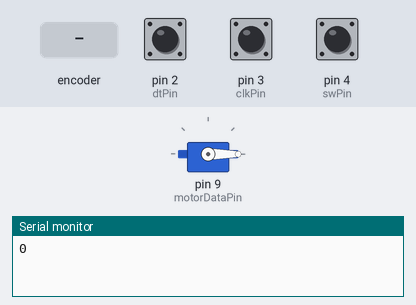
Bench run of a sketch on a simulated Arduino Uno, built with avr-gcc and run on an emulated ATmega328P. Shown: servo, the last lines printed to the serial monitor. The test bench sets the inputs (shaded band); at power-on: pin 4 (swPin) HIGH, pin 2 (dtPin) HIGH, pin 3 (clkPin) HIGH.

Above: at 1.2 s.
1.3 s: rotary encoder on pin 3 (clkPin) / pin 2 (dtPin) turned 3 steps (first pin leading)
At 2.3 s:
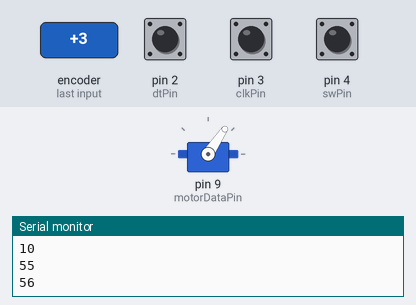
3.4 s: pin 4 (swPin) pulled LOW for 0.15 s
At 4.1 s:
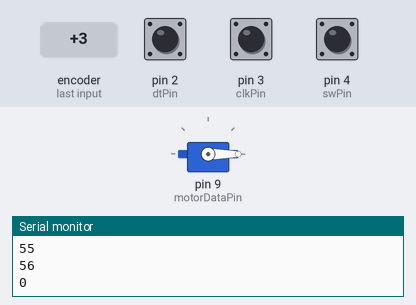
Timing chart, 0 to 6.4 s (numbered marks = the images above; inputs shaded):
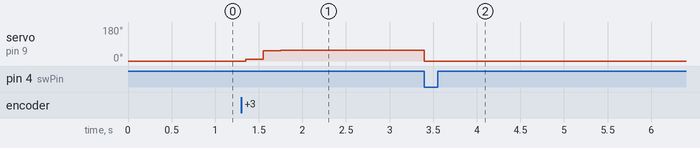

The sketch:

testMotor.ino
```cpp
#include <Servo.h>

// usually the rotary encoders three pins have the ground pin in the middle
enum PinAssignments {
  dtPin = 2,   // right (labeled DT on our decoder, yellow wire)
  clkPin = 3,   // left (labeled CLK on our decoder, green wire)
  swPin = 4,    // switch (labeled SW on our decoder, orange wire)
  motorDataPin = 9,
  motorVccPin = 13
};

volatile unsigned int encoderMin = 53;
volatile unsigned int encoderMax = 180;
Servo myservo;

volatile unsigned int encoderPos = 53;  // a counter for the dial
unsigned int lastReportedPos = 1;   // change management
static boolean rotating = false;      // debounce management

// interrupt service routine vars
boolean A_set = false;
boolean B_set = false;


void setup() {
  TCCR1B = TCCR1B & 0b11111000 | 0x02;
  pinMode(dtPin, INPUT_PULLUP); // new method of enabling pullups
  pinMode(clkPin, INPUT_PULLUP);
  pinMode(swPin, INPUT_PULLUP);
  //pinMode(motorVccPin, OUTPUT);

  //digitalWrite(motorVccPin, HIGH);

  // encoder pin on interrupt 0 (pin 2)
  attachInterrupt(0, doEncoderA, CHANGE);
  // encoder pin on interrupt 1 (pin 3)
  attachInterrupt(1, doEncoderB, CHANGE);
  myservo.attach(motorDataPin);
  myservo.write(0);

  Serial.begin(9600);  // output
/*
 Serial.println("Now writing maximum output.");
  Serial.println("Turn on power source, then wait 2 seconds and press any key.");
  myservo.writeMicroseconds(2000);

  // Wait for input
  while (!Serial.available());
  Serial.read();

  // Send min output
  Serial.println("Sending minimum output");
  myservo.writeMicroseconds(1200);
*/
}

// main loop, work is done by interrupt service routines, this one only prints stuff
void loop() {
  rotating = true;  // reset the debouncer

  if (lastReportedPos != encoderPos) {
    unsigned int encoderVal2use = (encoderPos == 53?0:(encoderPos == 54?10:encoderPos));
    Serial.println(encoderVal2use, DEC);
    lastReportedPos = encoderPos;
    myservo.write(encoderVal2use);
  }
  if (digitalRead(swPin) == LOW )  {
    encoderPos = encoderMin;
  }
}

// Interrupt on A changing state
void doEncoderA(){
  // debounce
  if ( rotating ) delay (1);  // wait a little until the bouncing is done

  // Test transition, did things really change?
  if( digitalRead(dtPin) != A_set ) {  // debounce once more
    A_set = !A_set;

    // adjust counter + if A leads B
    if ( A_set && !B_set && encoderPos > encoderMin)
      encoderPos -= 1;

    rotating = false;  // no more debouncing until loop() hits again
  }
}

// Interrupt on B changing state, same as A above
void doEncoderB(){
  if ( rotating ) delay (1);
  if( digitalRead(clkPin) != B_set ) {
    B_set = !B_set;
    //  adjust counter - 1 if B leads A
    if( B_set && !A_set && encoderPos < encoderMax)
      encoderPos += 1;

    rotating = false;
  }
}
```

Measured:
- after the input at 1.3 s, servo on pin 9 (motorDataPin): 0° → 10° after 0.05 s, → 55° 0.20 s later, → 56° 0.20 s later
- after the input at 3.4 s, servo on pin 9 (motorDataPin): 56° → 0° at once
